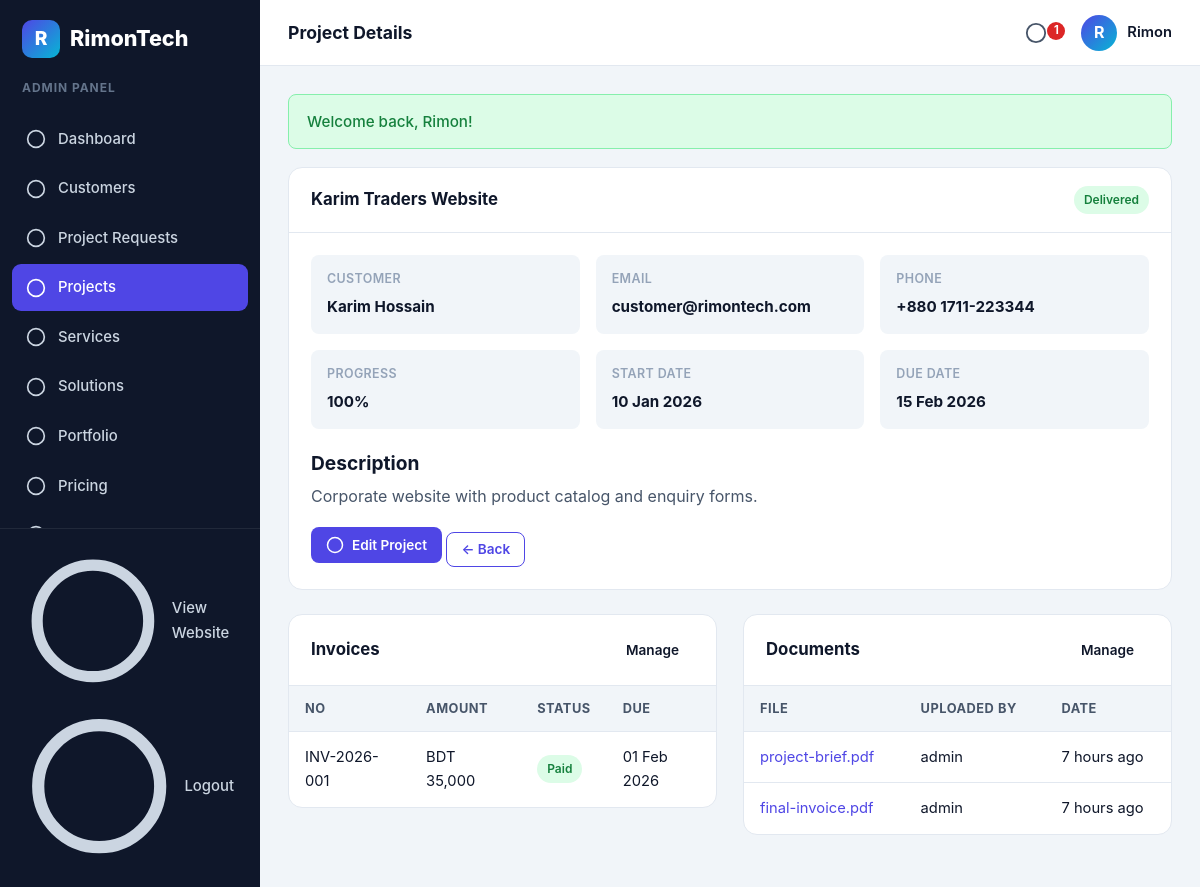
Screenshot of /admin/project-details.php?id=1 (signed in) with the database file from the repository.
### tables this page shows
CREATE TABLE IF NOT EXISTS projects (
    id INT UNSIGNED AUTO_INCREMENT PRIMARY KEY,
    customer_id INT UNSIGNED NOT NULL,
    title VARCHAR(150) NOT NULL,
    description TEXT NULL,
    status ENUM('planning','in_progress','review','completed','delivered') NOT NULL DEFAULT 'planning',
    progress TINYINT UNSIGNED NOT NULL DEFAULT 0,
    start_date DATE NULL,
    due_date DATE NULL,
    created_at TIMESTAMP DEFAULT CURRENT_TIMESTAMP,
    CONSTRAINT fk_projects_customer FOREIGN KEY (customer_id)
        REFERENCES customers(id) ON DELETE CASCADE
);

CREATE TABLE IF NOT EXISTS customers (
    id INT UNSIGNED AUTO_INCREMENT PRIMARY KEY,
    name VARCHAR(120) NOT NULL,
    email VARCHAR(190) NOT NULL UNIQUE,
    phone VARCHAR(40) NULL,
    company VARCHAR(150) NULL,
    address VARCHAR(255) NULL,
    password VARCHAR(255) NOT NULL,
    status ENUM('active','inactive') NOT NULL DEFAULT 'active',
    created_at TIMESTAMP DEFAULT CURRENT_TIMESTAMP
);

CREATE TABLE IF NOT EXISTS invoices (
    id INT UNSIGNED AUTO_INCREMENT PRIMARY KEY,
    customer_id INT UNSIGNED NOT NULL,
    project_id INT UNSIGNED NULL,
    invoice_no VARCHAR(60) NOT NULL UNIQUE,
    amount DECIMAL(12,2) NOT NULL DEFAULT 0,
    status ENUM('unpaid','paid','overdue','cancelled') NOT NULL DEFAULT 'unpaid',
    issue_date DATE NOT NULL,
    due_date DATE NULL,
    created_at TIMESTAMP DEFAULT CURRENT_TIMESTAMP,
    CONSTRAINT fk_invoices_customer FOREIGN KEY (customer_id)
        REFERENCES customers(id) ON DELETE CASCADE
);

CREATE TABLE IF NOT EXISTS documents (
    id INT UNSIGNED AUTO_INCREMENT PRIMARY KEY,
    customer_id INT UNSIGNED NOT NULL,
    project_id INT UNSIGNED NULL,
    file_name VARCHAR(255) NOT NULL,
    file_path VARCHAR(255) NOT NULL,
    uploaded_by ENUM('admin','customer') NOT NULL DEFAULT 'admin',
    created_at TIMESTAMP DEFAULT CURRENT_TIMESTAMP,
    CONSTRAINT fk_documents_customer FOREIGN KEY (customer_id)
        REFERENCES customers(id) ON DELETE CASCADE
);

### config/database.php (called while the page is built, shortened)
<?php
function db(): PDO
{
    static $pdo = null;
    if ($pdo === null) {
        $dsn = 'mysql:host=' . DB_HOST . ';dbname=' . DB_NAME . ';charset=utf8mb4';
        $pdo = new PDO($dsn, DB_USER, DB_PASS, [
            PDO::ATTR_ERRMODE => PDO::ERRMODE_EXCEPTION,
            PDO::ATTR_DEFAULT_FETCH_MODE => PDO::FETCH_ASSOC,
            PDO::ATTR_EMULATE_PREPARES => false,
        ]);
    }
    return $pdo;
}

### admin/project-details.php (the view, shortened to what this page needs)
<?php
$pageTitle = 'Project Details';
$activeNav = 'projects';
require_once __DIR__ . '/../includes/functions.php';
$id = (int)($_GET['id'] ?? 0);
$stmt = db()->prepare('SELECT p.*, c.name AS customer_name, c.email AS customer_email, c.phone AS customer_phone FROM projects p LEFT JOIN customers c ON c.id = p.customer_id WHERE p.id = ?');
$stmt->execute([$id]);
$project = $stmt->fetch();
$invoices = db()->prepare('SELECT * FROM invoices WHERE project_id = ? ORDER BY created_at DESC');
$invoices->execute([$id]);
$projectInvoices = $invoices->fetchAll();
$docs = db()->prepare('SELECT * FROM documents WHERE project_id = ? ORDER BY created_at DESC');
$docs->execute([$id]);
$projectDocs = $docs->fetchAll();
include __DIR__ . '/../includes/admin-header.php';
?>
<div class="panel">
  <div class="panel-head">
    <h3><?= e($project['title']) ?></h3>
    <?= status_badge($project['status']) ?>
  </div>
  <div class="panel-body">
    <div class="detail-grid" style="margin-bottom:22px;">
      <div class="detail-item"><span>Customer</span><b><?= e($project['customer_name'] ?? '—') ?></b></div>
      <div class="detail-item"><span>Email</span><b><?= e($project['customer_email'] ?? '—') ?></b></div>
      <div class="detail-item"><span>Phone</span><b><?= e($project['customer_phone'] ?? '—') ?></b></div>
      <div class="detail-item"><span>Progress</span><b><?= (int)$project['progress'] ?>%</b></div>
      <div class="detail-item"><span>Start Date</span><b><?= $project['start_date'] ? date('d M Y', strtotime($project['start_date'])) : '—' ?></b></div>
      <div class="detail-item"><span>Due Date</span><b><?= $project['due_date'] ? date('d M Y', strtotime($project['due_date'])) : '—' ?></b></div>
    </div>
    <h3 style="margin-bottom:8px;">Description</h3>
    <p><?= nl2br(e((string)$project['description'])) ?></p>
    <div style="margin-top:18px;">
      <a href="<?= url('admin/projects.php?edit=' . $project['id'] . '#add') ?>" class="btn btn-sm btn-primary"><?= icon('edit') ?> Edit Project</a>
      <a href="<?= url('admin/projects.php') ?>" class="btn btn-sm btn-outline">&larr; Back</a>
    </div>
  </div>
</div>
<div class="grid-2" style="align-items:start;">
  <div class="panel">
    <div class="panel-head"><h3>Invoices</h3><a class="btn btn-sm btn-ghost" href="<?= url('admin/invoices.php') ?>">Manage</a></div>
    <div class="table-wrap">
      <table class="table">
        <thead><tr><th>No</th><th>Amount</th><th>Status</th><th>Due</th></tr></thead>
        <tbody>
          <?php foreach ($projectInvoices as $inv): ?>
            <tr><td><?= e($inv['invoice_no']) ?></td><td><?= money($inv['amount']) ?></td><td><?= status_badge($inv['status']) ?></td><td><?= $inv['due_date'] ? date('d M Y', strtotime($inv['due_date'])) : '—' ?></td></tr>
          <?php endforeach; ?>
        </tbody>
      </table>
    </div>
  </div>
  <div class="panel">
    <div class="panel-head"><h3>Documents</h3><a class="btn btn-sm btn-ghost" href="<?= url('admin/documents.php') ?>">Manage</a></div>
    <div class="table-wrap">
      <table class="table">
        <thead><tr><th>File</th><th>Uploaded By</th><th>Date</th></tr></thead>
        <tbody>
          <?php foreach ($projectDocs as $d): ?>
            <tr><td><a href="<?= url($d['file_path']) ?>"><?= e($d['file_name']) ?></a></td><td><?= e($d['uploaded_by']) ?></td><td><?= time_ago($d['created_at']) ?></td></tr>
          <?php endforeach; ?>
        </tbody>
      </table>
    </div>
  </div>
</div>
<?php include __DIR__ . '/../includes/admin-footer.php'; ?>

### includes/admin-header.php (shortened to what this page needs)
<?php
require_once __DIR__ . '/functions.php';
$admin = require_admin();
$activeNav = $activeNav ?? '';
$pageTitle = $pageTitle ?? 'Admin Dashboard';
$unread = unread_count('admin', (int)$admin['id']);
$navItems = [
    'dashboard' => ['label' => 'Dashboard', 'url' => 'admin/dashboard.php', 'icon' => 'grid'],
    'customers' => ['label' => 'Customers', 'url' => 'admin/customers.php', 'icon' => 'users'],
    'project-requests' => ['label' => 'Project Requests', 'url' => 'admin/project-requests.php', 'icon' => 'inbox'],
    'projects' => ['label' => 'Projects', 'url' => 'admin/projects.php', 'icon' => 'clipboard'],
    'services' => ['label' => 'Services', 'url' => 'admin/services.php', 'icon' => 'layers'],
    'solutions' => ['label' => 'Solutions', 'url' => 'admin/solutions.php', 'icon' => 'cpu'],
    'portfolio' => ['label' => 'Portfolio', 'url' => 'admin/portfolio.php', 'icon' => 'eye'],
    'pricing' => ['label' => 'Pricing', 'url' => 'admin/pricing.php', 'icon' => 'tag'],
    'testimonials' => ['label' => 'Testimonials', 'url' => 'admin/testimonials.php', 'icon' => 'quote'],
    'messages' => ['label' => 'Messages', 'url' => 'admin/messages.php', 'icon' => 'mail'],
    'invoices' => ['label' => 'Invoices', 'url' => 'admin/invoices.php', 'icon' => 'file'],
    'payments' => ['label' => 'Payments', 'url' => 'admin/payments.php', 'icon' => 'wallet'],
    'documents' => ['label' => 'Documents', 'url' => 'admin/documents.php', 'icon' => 'layers'],
    'downloads' => ['label' => 'Downloads', 'url' => 'admin/downloads.php', 'icon' => 'download'],
    'notifications' => ['label' => 'Notifications', 'url' => 'admin/notifications.php', 'icon' => 'bell'],
    'settings' => ['label' => 'Settings', 'url' => 'admin/settings.php', 'icon' => 'settings'],
];
?>
<!DOCTYPE html>
<html lang="en">
<head>
<link rel="stylesheet" href="<?= url('assets/css/style.css') ?>">
</head>
<body class="dashboard-body">
<div class="dashboard admin-dashboard">
  <aside class="sidebar" id="sidebar">
    <a href="<?= url('admin/dashboard.php') ?>" class="brand sidebar-brand">
      <span class="brand-mark">R</span>
      <span class="brand-text"><?= e(APP_NAME) ?></span>
    </a>
    <p class="sidebar-caption">Admin Panel</p>
    <nav class="sidebar-nav">
      <?php foreach ($navItems as $key => $item): ?>
        <?php $extra = $key === 'notifications' && $unread > 0 ? '<span class="dot-badge">' . $unread . '</span>' : ''; ?>
        <a href="<?= url($item['url']) ?>" class="sidebar-link <?= $activeNav === $key ? 'active' : '' ?>">
          <span class="sidebar-icon"><?= icon($item['icon']) ?></span>
          <?= e($item['label']) ?><?= $extra ?>
        </a>
      <?php endforeach; ?>
    </nav>
    <div class="sidebar-footer">
      <a href="<?= url('index.php') ?>" class="sidebar-link"><?= icon('eye') ?> View Website</a>
      <a href="<?= url('admin/logout.php') ?>" class="sidebar-link"><?= icon('logout') ?> Logout</a>
    </div>
  </aside>
  <div class="dashboard-main">
    <header class="topbar">
      <h1 class="topbar-title"><?= e($pageTitle) ?></h1>
      <div class="topbar-right">
        <a href="<?= url('admin/notifications.php') ?>" class="topbar-icon" title="Notifications">
          <?= icon('bell') ?>
          <?php if ($unread > 0): ?><span class="dot-badge"><?= $unread ?></span><?php endif; ?>
        </a>
        <div class="topbar-user">
          <span class="avatar"><?= e(strtoupper(substr($admin['name'], 0, 1))) ?></span>
          <span class="topbar-user-name"><?= e($admin['name']) ?></span>
        </div>
      </div>
    </header>
    <div class="dashboard-content">
      <?php flash_render(); ?>

### includes/functions.php (shortened to what this page needs)
<?php
require_once __DIR__ . '/../config/database.php';
function base_url(string $path = ''): string
{
    static $base = null;
    if ($base === null) {
        $rootFs = realpath(dirname(__DIR__));
        $docRoot = realpath($_SERVER['DOCUMENT_ROOT'] ?? $rootFs);
        $base = '/';
    }
    return $base . ltrim($path, '/');
}
function url(string $path = ''): string
{
    return base_url($path);
}
function e(?string $value): string
{
    return htmlspecialchars((string)$value, ENT_QUOTES, 'UTF-8');
}
function get_flashes(): array
{
    $flashes = $_SESSION['flash'] ?? [];
    return $flashes;
}
function flash_render(): void
{
    foreach (get_flashes() as $f) {
        $type = $f['type'] === 'error' ? 'error' : 'success';
        echo '<div class="alert alert-' . e($type) . '">' . e($f['message']) . '</div>';
    }
}
function current_admin(): ?array
{
    $stmt = db()->prepare('SELECT * FROM admins WHERE id = ?');
    $stmt->execute([$_SESSION['admin_id']]);
    return $stmt->fetch() ?: null;
}
function require_admin(): array
{
    $admin = current_admin();
    return $admin;
}
function time_ago(string $datetime): string
{
    $ts = strtotime($datetime);
    $diff = time() - $ts;
    if ($diff < 86400) return floor($diff / 3600) . ' hours ago';
    return date('d M Y', $ts);
}
function money(float|int|string $amount): string
{
    return 'BDT ' . number_format((float)$amount, 0);
}
function unread_count(string $type, int $userId): int
{
    $stmt = db()->prepare('SELECT COUNT(*) FROM notifications WHERE user_type = ? AND user_id = ? AND is_read = 0');
    $stmt->execute([$type, $userId]);
    return (int)$stmt->fetchColumn();
}
function icon(string $name): string
{
    return $map[$name] ?? '<svg viewBox="0 0 24 24" fill="none" stroke="currentColor" stroke-width="2"><circle cx="12" cy="12" r="10"/></svg>';
}
function status_badge(string $status): string
{
    $colors = [
        'new' => 'badge-blue', 'contacted' => 'badge-purple', 'in_progress' => 'badge-orange',
        'completed' => 'badge-green', 'closed' => 'badge-gray', 'delivered' => 'badge-green',
        'planning' => 'badge-blue', 'review' => 'badge-purple', 'active' => 'badge-green',
        'inactive' => 'badge-gray', 'unpaid' => 'badge-orange', 'paid' => 'badge-green',
        'overdue' => 'badge-red', 'cancelled' => 'badge-gray', 'pending' => 'badge-orange',
        'failed' => 'badge-red', 'open' => 'badge-blue', 'answered' => 'badge-green', 'closed' => 'badge-gray',
    ];
    $color = $colors[$status] ?? 'badge-gray';
    return '<span class="badge ' . e($color) . '">' . e(ucwords(str_replace('_', ' ', $status))) . '</span>';
}

### rows the page displays
projects: title "Karim Traders Website", status "Delivered", customer.name "Karim Hossain", customer.email "customer@rimontech.com", customer.phone "+880 1711-223344", progress "100", start_date "10 Jan 2026", due_date "15 Feb 2026", description "Corporate website with product catalog and enquiry forms."
invoices: invoice_no "INV-2026-001", amount "BDT 35,000", status "Paid", due_date "01 Feb 2026"
documents: file_name "project-brief.pdf", uploaded_by "admin", created_at "7 hours ago"
documents: file_name "final-invoice.pdf", uploaded_by "admin", created_at "7 hours ago"

### other values shown
APP_NAME "RimonTech"
$item['label'] "Dashboard"
$item['label'] "Customers"
$item['label'] "Project Requests"
$item['label'] "Projects"
$item['label'] "Services"
$item['label'] "Solutions"
$item['label'] "Portfolio"
$item['label'] "Pricing"
$pageTitle "Project Details"
$unread "1"
substr($admin['name'], 0, 1) "R"
$admin['name'] "Rimon"
$f['message'] "Welcome back, Rimon!"
